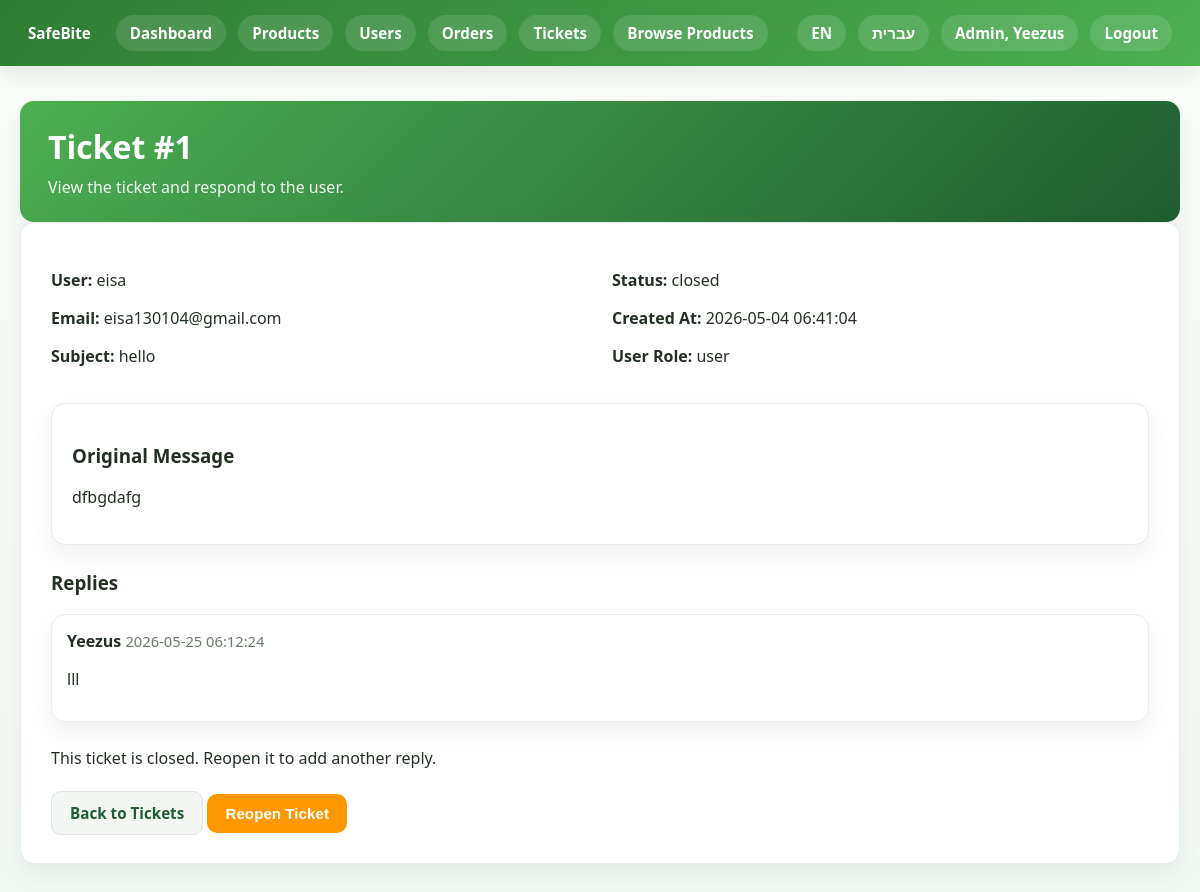
Page /admin.ticketView.php?id=1 (signed in) on the committed database.
### tables this page shows
CREATE TABLE `tickets` (
  `id` int(11) NOT NULL,
  `user_id` int(11) NOT NULL,
  `subject` varchar(255) NOT NULL,
  `message` text NOT NULL,
  `status` enum('open','closed') NOT NULL DEFAULT 'open',
  `created_at` timestamp NOT NULL DEFAULT current_timestamp()
);

CREATE TABLE `users` (
  `id` int(11) NOT NULL,
  `username` varchar(50) NOT NULL,
  `email` varchar(100) NOT NULL,
  `password` varchar(255) NOT NULL,
  `role` enum('user','admin','delivery') DEFAULT 'user',
  `delivery_region` enum('north','haifa','center','jerusalem','south') DEFAULT NULL,
  `created_at` timestamp NOT NULL DEFAULT current_timestamp(),
  `failed_attempts` int(11) NOT NULL DEFAULT 0,
  `locked_until` datetime DEFAULT NULL,
  `reset_otp` varchar(6) DEFAULT NULL,
  `otp_expiry` datetime DEFAULT NULL,
  `theme_nav` varchar(10) DEFAULT '#4caf50',
  `theme_bg` varchar(10) DEFAULT '#f9fcf9',
  `theme_image` varchar(255) DEFAULT NULL,
  `total_spent` decimal(10,2) DEFAULT 0.00,
  `total_orders` int(11) DEFAULT 0,
  `name` varchar(255) DEFAULT 'Customer'
);

CREATE TABLE `ticket_replies` (
  `id` int(11) NOT NULL,
  `ticket_id` int(11) NOT NULL,
  `user_id` int(11) NOT NULL,
  `message` text NOT NULL,
  `created_at` timestamp NOT NULL DEFAULT current_timestamp()
);

### admin.ticketView.php (the view, shortened to what this page needs)
<?php
require 'db.php';
$ticket_id = 0;
if (isset($_GET['id'])) {
    $ticket_id = (int)$_GET['id'];
}
$stmt = $pdo->prepare("SELECT tickets.*, users.username, users.email, users.role FROM tickets JOIN users ON users.id = tickets.user_id WHERE tickets.id = ?");
$stmt->execute([$ticket_id]);
$ticket = $stmt->fetch();
$stmt = $pdo->prepare("SELECT ticket_replies.*, users.username FROM ticket_replies JOIN users ON users.id = ticket_replies.user_id WHERE ticket_replies.ticket_id = ? ORDER BY ticket_replies.created_at ASC");
$stmt->execute([$ticket_id]);
$replies = $stmt->fetchAll();
?>
<!DOCTYPE html>
<html lang="en">
<head>
    <link rel="stylesheet" href="style.css">
</head>
<body>
<?php include 'navbar.php'; ?>
<div class="admin-container">
    <div class="admin-header">
        <div>
            <h1>Ticket #<?= $ticket['id'] ?></h1>
            <p>View the ticket and respond to the user.</p>
        </div>
    </div>
    <div class="admin-card" style="padding:30px;">
        <div class="grid-2">
            <div>
                <p><strong>User:</strong> <?= htmlspecialchars($ticket['username']) ?></p>
                <p><strong>Email:</strong> <?= htmlspecialchars($ticket['email']) ?></p>
                <p><strong>Subject:</strong> <?= htmlspecialchars($ticket['subject']) ?></p>
            </div>
            <div>
                <p><strong>Status:</strong> <?= htmlspecialchars($ticket['status']) ?></p>
                <p><strong>Created At:</strong> <?= htmlspecialchars($ticket['created_at']) ?></p>
                <p><strong>User Role:</strong> <?= htmlspecialchars($ticket['role']) ?></p>
            </div>
        </div>
        <div class="info-card" style="padding:20px; margin-top:20px;">
            <h3>Original Message</h3>
            <p><?= nl2br(htmlspecialchars($ticket['message'])) ?></p>
        </div>
        <?php if (count($replies) > 0): ?>
            <div style="margin-top:25px;">
                <h3>Replies</h3>
                <?php foreach ($replies as $reply): ?>
                    <div class="info-card" style="padding:15px; margin-top:10px;">
                        <strong><?= htmlspecialchars($reply['username']) ?></strong>
                        <span class="small-text"><?= htmlspecialchars($reply['created_at']) ?></span>
                        <p><?= nl2br(htmlspecialchars($reply['message'])) ?></p>
                    </div>
                <?php endforeach; ?>
            </div>
        <?php endif; ?>
        <?php if ($ticket['status'] == 'open'): ?>
            <div style="margin-top:25px;">
                <h3>Add a Reply</h3>
                <form method="POST">
                    <textarea name="reply_message" class="form-control" rows="4" placeholder="Type your response here..." required></textarea>
                    <br>
                    <button type="submit" name="submit_reply" class="btn btn-primary">Send Reply</button>
                </form>
            </div>
        <?php else: ?>
            <p style="margin-top:25px;">
                This ticket is closed. Reopen it to add another reply.
            </p>
        <?php endif; ?>
        <div style="margin-top:25px;">
            <a href="admin_tickets.php" class="btn btn-secondary">Back to Tickets</a>
            <?php if ($ticket['status'] == 'open'): ?>
                <form method="POST" action="admin_tickets.php" style="display:inline;">
                    <input type="hidden" name="close_ticket" value="<?= $ticket['id'] ?>">
                    <button type="submit" class="btn btn-secondary">Close Ticket</button>
                </form>
            <?php else: ?>
                <form method="POST" action="admin_tickets.php" style="display:inline;">
                    <button type="submit" class="btn btn-warning">Reopen Ticket</button>
                </form>
            <?php endif; ?>
        </div>
    </div>
</div>
</body>
</html>

### style.css (style rules this page uses)
:root { --green: #4caf50; --green-dark: #1f5d33; --green-soft: #eef8f0; --white: #ffffff; --bg: #f6fbf7; --text: #243024; --muted: #6b7b6b; --danger: #dc3545; --warning: #ff9800; --shadow: 0 10px 25px rgba(0, 0, 0, 0.06); --radius: 14px; --border: #e4eee5; --shadow-hover: 0 15px 35px rgba(0, 0, 0, 0.12); }
body { margin: 0; font-family: 'Segoe UI', Tahoma, Geneva, Verdana, sans-serif; background: linear-gradient(180deg, #f9fcf9 0%, #f2f8f3 100%); color: var(--text); }
a { color: var(--green-dark); text-decoration: none; }
.container, .page-container, .admin-container, .profile-container, .checkout-container { max-width: 1200px; margin: 35px auto; padding: 0 20px; }
.page-header, .admin-header, .hero { background: linear-gradient(135deg, var(--green) 0%, var(--green-dark) 100%); color: white; border-radius: var(--radius); padding: 24px 28px; box-shadow: var(--shadow); }
.page-header h1, .admin-header h1, .hero h1, .page-header h2, .admin-header h2 { margin: 0 0 8px 0; color: white; }
.page-header p, .admin-header p, .hero p { margin: 0; color: rgba(255,255,255,0.92); }
.card, .admin-card, .page-card, .summary-card, .status-card, .info-card { background: var(--white); border-radius: var(--radius); box-shadow: var(--shadow); border: 1px solid var(--border); transition: transform 0.3s ease, box-shadow 0.3s ease; }
.grid-2 { display: grid; grid-template-columns: 1fr 1fr; gap: 24px; }
.btn, button, input[type="submit"] { border: none; border-radius: 10px; padding: 11px 18px; cursor: pointer; font-weight: 700; font-size: 0.95rem; transition: 0.2s ease; }
.btn-secondary { background: #f3f6f3; color: var(--green-dark); border: 1px solid #dce7dd; }
.btn-warning { background: var(--warning); color: white; }
.small-text { color: var(--muted); font-size: 0.92rem; }

### rows in the picture
tickets: id "1", user.username "eisa", user.email "eisa130104@gmail.com", subject "hello", status "closed", created_at "2026-05-04 06:41:04", user.role "user", message "dfbgdafg"
ticket_replies: user.username "Yeezus", created_at "2026-05-25 06:12:24", message "lll"

### other values in the picture
tr('Dashboard', 'לוח בקרה') "Dashboard"
tr('Products', 'מוצרים') "Products"
tr('Users', 'משתמשים') "Users"
tr('Orders', 'הזמנות') "Orders"
tr('Tickets', 'פניות') "Tickets"
tr('Browse Products', 'צפייה במוצרים') "Browse Products"
tr('Admin', 'מנהל') "Admin"
$username "Yeezus"
tr('Logout', 'התנתקות') "Logout"
